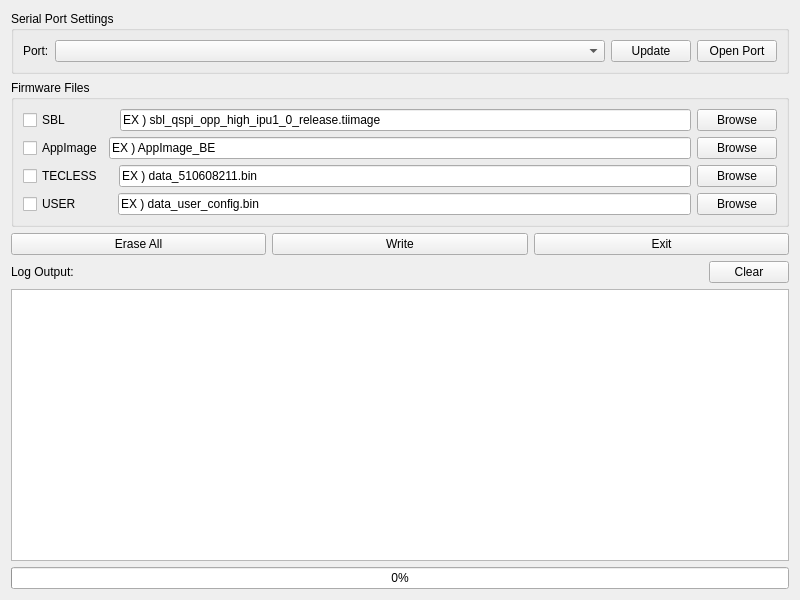
<?xml version="1.0" encoding="UTF-8"?>
<ui version="4.0">
 <class>MFlashTab</class>
 <widget class="QWidget" name="MFlashTab">
  <property name="geometry">
   <rect>
    <x>0</x>
    <y>0</y>
    <width>800</width>
    <height>600</height>
   </rect>
  </property>
  <layout class="QVBoxLayout" name="verticalLayout">
   <item>
    <widget class="QGroupBox" name="groupSerial">
     <property name="title">
      <string>Serial Port Settings</string>
     </property>
     <layout class="QHBoxLayout" name="horizontalLayoutPort">
      <item>
       <widget class="QLabel" name="labelPort">
        <property name="text">
         <string>Port:</string>
        </property>
       </widget>
      </item>
      <item>
       <widget class="QComboBox" name="comboPort">
        <property name="sizePolicy">
         <sizepolicy hsizetype="Expanding" vsizetype="Fixed">
          <horstretch>0</horstretch>
          <verstretch>0</verstretch>
         </sizepolicy>
        </property>
        <item>
         <property name="text">
          <string/>
         </property>
        </item>
       </widget>
      </item>
      <item>
       <widget class="QPushButton" name="btnUpdate">
        <property name="text">
         <string>Update</string>
        </property>
       </widget>
      </item>
      <item>
       <widget class="QPushButton" name="btnOpenPort">
        <property name="text">
         <string>Open Port</string>
        </property>
       </widget>
      </item>
     </layout>
    </widget>
   </item>
   <item>
    <widget class="QGroupBox" name="groupFiles">
     <property name="title">
      <string>Firmware Files</string>
     </property>
     <layout class="QVBoxLayout" name="verticalLayoutFiles">
      <item>
       <layout class="QHBoxLayout" name="layoutSBL">
        <item>
         <widget class="QCheckBox" name="checkSBL">
          <property name="enabled">
           <bool>true</bool>
          </property>
          <property name="text">
           <string>SBL             </string>
          </property>
          <property name="checked">
           <bool>false</bool>
          </property>
         </widget>
        </item>
        <item>
         <widget class="QLineEdit" name="lineSBL">
          <property name="sizePolicy">
           <sizepolicy hsizetype="Expanding" vsizetype="Fixed">
            <horstretch>0</horstretch>
            <verstretch>0</verstretch>
           </sizepolicy>
          </property>
          <property name="text">
           <string>EX ) sbl_qspi_opp_high_ipu1_0_release.tiimage</string>
          </property>
         </widget>
        </item>
        <item>
         <widget class="QPushButton" name="btnBrowseSBL">
          <property name="text">
           <string>Browse</string>
          </property>
         </widget>
        </item>
       </layout>
      </item>
      <item>
       <layout class="QHBoxLayout" name="layoutAppImage">
        <item>
         <widget class="QCheckBox" name="checkAppImage">
          <property name="text">
           <string>AppImage</string>
          </property>
          <property name="checked">
           <bool>false</bool>
          </property>
         </widget>
        </item>
        <item>
         <widget class="QLineEdit" name="lineAppImage">
          <property name="text">
           <string>EX ) AppImage_BE</string>
          </property>
         </widget>
        </item>
        <item>
         <widget class="QPushButton" name="btnBrowseAppImage">
          <property name="text">
           <string>Browse</string>
          </property>
         </widget>
        </item>
       </layout>
      </item>
      <item>
       <layout class="QHBoxLayout" name="layoutTecless">
        <item>
         <widget class="QCheckBox" name="checkTecless">
          <property name="text">
           <string>TECLESS   </string>
          </property>
          <property name="checked">
           <bool>false</bool>
          </property>
         </widget>
        </item>
        <item>
         <widget class="QLineEdit" name="lineTecless">
          <property name="text">
           <string>EX ) data_510608211.bin</string>
          </property>
         </widget>
        </item>
        <item>
         <widget class="QPushButton" name="btnBrowseTecless">
          <property name="text">
           <string>Browse</string>
          </property>
         </widget>
        </item>
       </layout>
      </item>
      <item>
       <layout class="QHBoxLayout" name="layoutUser">
        <item>
         <widget class="QCheckBox" name="checkUser">
          <property name="text">
           <string>USER         </string>
          </property>
          <property name="checked">
           <bool>false</bool>
          </property>
         </widget>
        </item>
        <item>
         <widget class="QLineEdit" name="lineUser">
          <property name="text">
           <string>EX ) data_user_config.bin</string>
          </property>
         </widget>
        </item>
        <item>
         <widget class="QPushButton" name="btnBrowseUser">
          <property name="text">
           <string>Browse</string>
          </property>
         </widget>
        </item>
       </layout>
      </item>
     </layout>
    </widget>
   </item>
   <item>
    <layout class="QHBoxLayout" name="horizontalLayoutActions">
     <item>
      <widget class="QPushButton" name="btnErase">
       <property name="text">
        <string>Erase All</string>
       </property>
      </widget>
     </item>
     <item>
      <widget class="QPushButton" name="btnWrite">
       <property name="text">
        <string>Write</string>
       </property>
      </widget>
     </item>
     <item>
      <widget class="QPushButton" name="btnExit">
       <property name="text">
        <string>Exit</string>
       </property>
      </widget>
     </item>
    </layout>
   </item>
   <item>
    <layout class="QHBoxLayout" name="horizontalLayoutLog">
     <item>
      <widget class="QLabel" name="labelLog">
       <property name="text">
        <string>Log Output:</string>
       </property>
      </widget>
     </item>
     <item>
      <widget class="QPushButton" name="btnClearLog">
       <property name="sizePolicy">
        <sizepolicy hsizetype="Fixed" vsizetype="Fixed">
         <horstretch>0</horstretch>
         <verstretch>0</verstretch>
        </sizepolicy>
       </property>
       <property name="text">
        <string>Clear</string>
       </property>
      </widget>
     </item>
    </layout>
   </item>
   <item>
    <widget class="QTextEdit" name="logOutput">
     <property name="readOnly">
      <bool>true</bool>
     </property>
    </widget>
   </item>
   <item>
    <widget class="QProgressBar" name="progressBar">
     <property name="minimum">
      <number>0</number>
     </property>
     <property name="maximum">
      <number>100</number>
     </property>
     <property name="value">
      <number>0</number>
     </property>
     <property name="textVisible">
      <bool>true</bool>
     </property>
    </widget>
   </item>
  </layout>
 </widget>
 <resources/>
 <connections/>
</ui>
